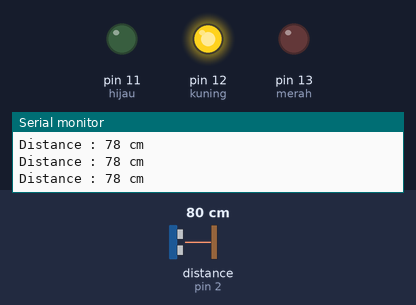
The sketch below on a simulated Arduino Uno, built with avr-gcc and run on an emulated ATmega328P. On the bench: output pins drawn as LEDs (lit = HIGH), the last lines printed to the serial monitor. Wiring (inferred from the names in the program): ultrasonic range finder: trigger pin 3; echo pin 2. The test bench sets the inputs (shaded band); at power-on: distance to the obstacle (sensor on pin 2) 80 cm. The echo pulse lasts 58.3 µs per cm; pins used as bus, display or sensor lines are not drawn.

Above: at 1.2 s.
1.3 s: distance to the obstacle (sensor on pin 2) set to 97 cm
4.3 s: distance to the obstacle (sensor on pin 2) set to 106 cm
At 4.8 s:
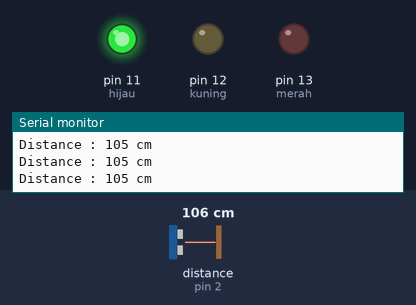
5.8 s: distance to the obstacle (sensor on pin 2) set to 2 cm
At 7.0 s:
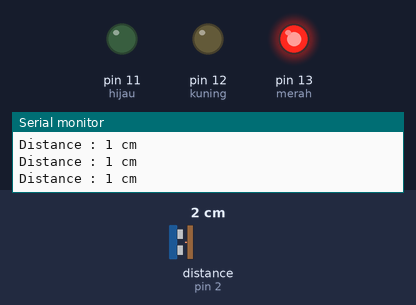
7.3 s: distance to the obstacle (sensor on pin 2) set to 67 cm
8.8 s: distance to the obstacle (sensor on pin 2) set to 75 cm
At 9.5 s:
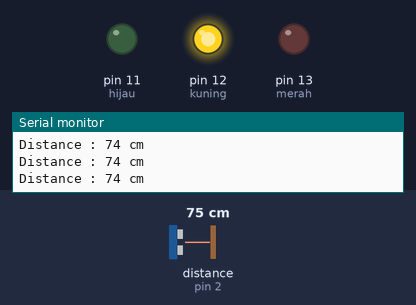
10.3 s: distance to the obstacle (sensor on pin 2) set to 18 cm
At 11.8 s:
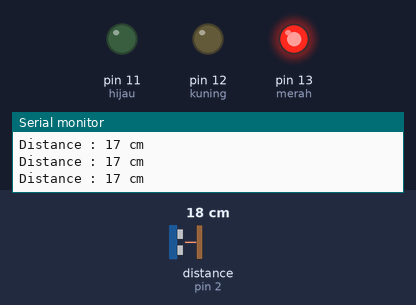
Timing chart, 0 to 13.3 s (numbered marks = the images above; inputs shaded):
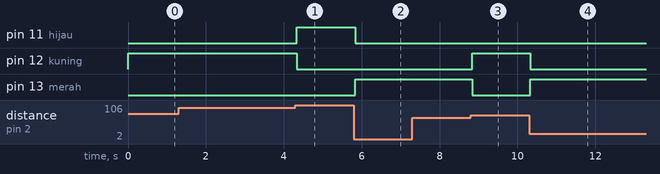

The sketch:

_Pertemuan_11__03-12-2020__-_Sensor_Ultrasonik_+_3_Lampu_LED.ino
```cpp
#define echoPin 2 // attach pin D2 Arduino to pin Echo of HC-SR04
#define trigPin 3 //attach pin D3 Arduino to pin Trig of HC-SR04

//deklarasi variabel
long duration; //variabel durasi
int distance; //variabel jarak

int merah = 13;//variabel LED
int kuning = 12;
int hijau = 11;

void setup() {
  pinMode(trigPin, OUTPUT); //Set trigPin as OUTPUT
  pinMode(echoPin, INPUT); //Set echoPin as INPUT
  Serial.begin(9600); //Serial komunikasi media ke monitor
  //print text ke monitor
  Serial.println("Ultrasonic Sensor HC-SR04 Test");
  Serial.println("with Arduino UNO R3");
  //set LED OUTPUT
  pinMode(merah, OUTPUT);
  pinMode(kuning, OUTPUT);
  pinMode(hijau, OUTPUT);

}

void loop() {
  //Meng enol kan kondisi trigPin
  digitalWrite(trigPin, LOW);
  delayMicroseconds(2);
  //Set trigPin HIGH (ACTIVE) for 10 microseconds
  digitalWrite(trigPin, HIGH);
  delayMicroseconds(10);
  digitalWrite(trigPin, LOW);
  //baca echoPin, kembalikan nilai sound wave travel time in microseconds
  duration = pulseIn(echoPin, HIGH);
  //menghitung jarak
  distance = duration * 0.034 / 2; //Speed of sound wave divided by 2 (go and back)
  //memunculkan jarak ke Serial Monitor
  Serial.print("Distance : ");
  Serial.print(distance);
  Serial.println(" cm");

  if(distance > 0 && distance < 70){
    digitalWrite(merah, HIGH);
    digitalWrite(kuning, LOW);
    digitalWrite(hijau, LOW);
  }else if (distance > 70 && distance < 100){
    digitalWrite(merah, LOW);
    digitalWrite(kuning, HIGH);
    digitalWrite(hijau, LOW);
  }else if (distance > 100){
    digitalWrite(merah, LOW);
    digitalWrite(kuning, LOW);
    digitalWrite(hijau, HIGH);
  }

}
//Sensor Ultrasonik + 3 LED by : Irfan Arsyananda-021
```

Measured:
- the behaviour switches between 101 and 102 cm on distance to the obstacle (sensor on pin 2) (found by bisection; images 0 and 1)
- the behaviour switches between 71 and 72 cm on distance to the obstacle (sensor on pin 2) (found by bisection; images 2 and 3)
- after the input at 4.3 s, pin 11 (hijau): LOW → HIGH at once; pin 12 (kuning): HIGH → LOW at once
- after the input at 5.8 s, pin 11 (hijau): HIGH → LOW at once; pin 13 (merah): LOW → HIGH at once
- after the input at 8.8 s, pin 12 (kuning): LOW → HIGH at once; pin 13 (merah): HIGH → LOW at once
- after the input at 10.3 s, pin 12 (kuning): HIGH → LOW at once; pin 13 (merah): LOW → HIGH at once
